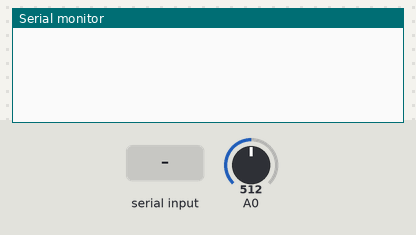
A sketch run on a simulated Arduino Uno, built with avr-gcc and run on an emulated ATmega328P. On the bench: the last lines printed to the serial monitor. The test bench sets the inputs (shaded band); at power-on: A0 = 512.

Above: at 1.2 s.
1.3 s: A0 set to 0
At 2.0 s:
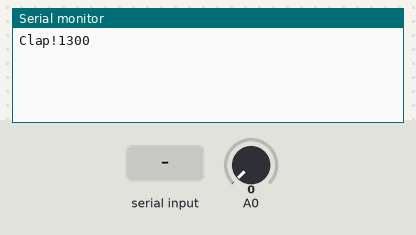
2.8 s: "1" received over Serial
At 3.1 s:
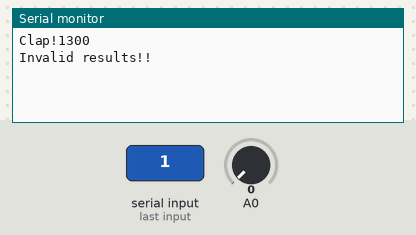
4.3 s: A0 set to 510
At 5.6 s:
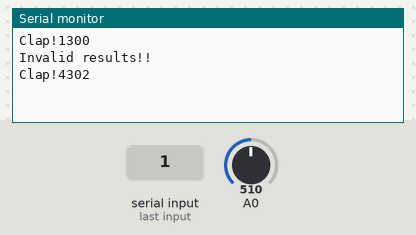

The sketch:

Sound_registator.ino
```cpp
#define measures 10
#define sampleWindow 50               // Время измерения в мс

unsigned int sample;
int count = -1;
unsigned long lastRead = 0;
float inters[measures];
//
void setup()
{
  Serial.begin(9600);
}

void loop()
{
  if (Serial.available()) {
    while (Serial.available()) Serial.read();
    result();
  }
//   Cохраняем текущие значение millis в startMillis
  unsigned long startMillis = millis();
  //Создаем переменною peakToPeak, где храним разницу между минимальным и максимальным сигналом
  unsigned int peakToPeak = 0;

 //  signalMax максимальным значением
  unsigned int signalMax = 0;
  // signalMin минимальным значением
  unsigned int signalMin = 1024;

//   Пока в startMillis содержащиеся больше заданного sampleWindow, выполняется код в цикле while
  while (millis() - startMillis < sampleWindow)
  {
//     Сохраняем значение переменной sample считанное с аналогового входе 0
  sample = analogRead(0);
  //  Serial.println(sample);
    // Если значение sample меньше 1024, то есть максимальное значение, читаемое на аналоговом порту
    if (sample < 1024)
    {
      // Если значение sample больше максимального значения, найденного в signalMax
      if (sample > signalMax)
      {
        // Обновление значения signalMax, содержащимся в sample
        signalMax = sample;
      }
      //  В противном случае, если значение sample меньше, чем signalMin
      else if (sample < signalMin)
      {
        // Обновление значения signalMin, содержащимся в sample
        signalMin = sample;
      }
    }
  }
  //  В переменной peakToPeak будет хранится разницу между максимальным значением и минимальным значением.
  peakToPeak = signalMax - signalMin;
  // Значение peakToPeak умножается на 5 - это напряжение, с которым работает Arduino, а затем делим на 1024, поскольку на аналоговом порту от 0 до 1024.
  double volts = (peakToPeak * 5.0) / 1024;

  unsigned int inter = millis() - lastRead;
  if ((volts > 2.1) && (inter > 500) && (count < measures))
  {

    Serial.println("Clap!" + (String)millis());
    inters[count + 1] = inter;
    count++;
  }
}

void result() {
  bool valid = 1;
  float diss[measures - 1];
  float lastEn = inters[0] * inters[0];
  for (int i = 0; i < measures - 1; i++) {
    if (inters[i + 1] == 0) {
      valid = 0;
      break;
    }
    float newEn = inters[i + 1] * inters[i + 1];
    diss[i] = newEn / lastEn;
    lastEn = newEn;
  }

  if (valid) {
    Serial.println("* * *");
    Serial.print("Energy dissipation: ");
    for (int i = 0; i < measures - 1; i++) {
      Serial.print(diss[i], 2);
      Serial.print(' ');
    }
    Serial.println();

    float mean = 0;
    for (int i = 0; i < measures - 1; i++) mean += diss[i];
    mean /= measures - 1;

    Serial.println("Average: " + (String)mean);
  } else Serial.println("Invalid results!!");

  count = -1;
  for (int i = 0; i < measures; i++) inters[i] = 0;
}
```

Measured:
- after the input at 1.3 s, the serial monitor: prints a new line at once (image 1)
- after the input at 2.8 s, the serial monitor: prints a new line at once (image 2)
- after the input at 4.3 s, the serial monitor: prints a new line at once (image 3)
